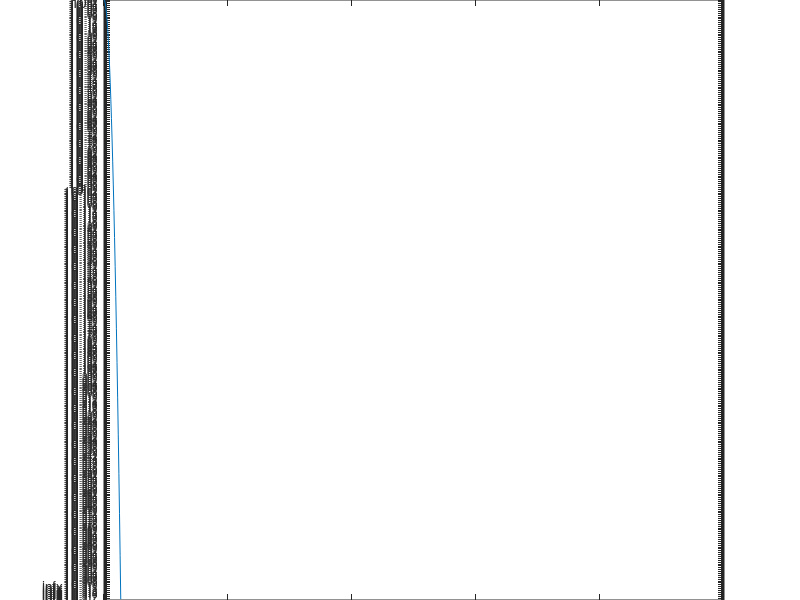
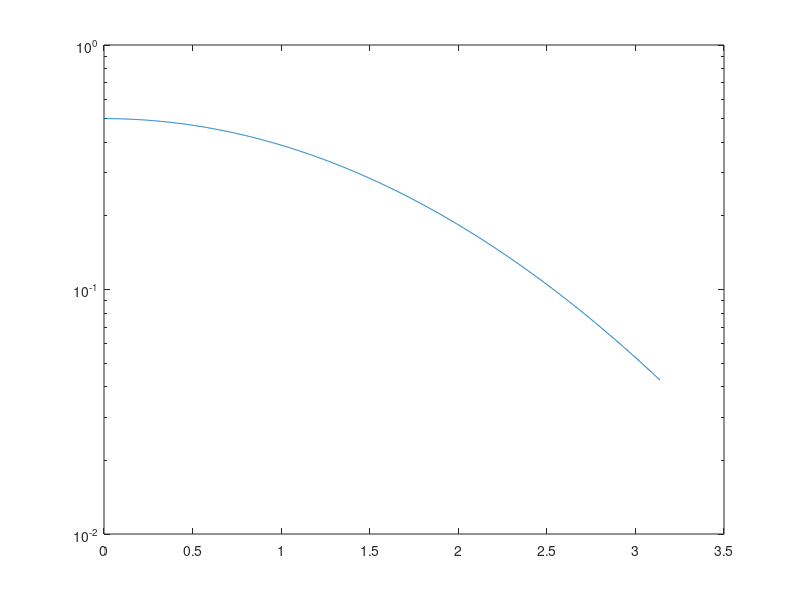

MATLAB code to generate these figures, in order: (Note: this script raises an error after producing the figures.)
clear all; close all; clc

L = 1000

% r      Radial positions [m]          {0:numel(h)-1}
% k      Spatial frequencies [rad/m]   {pi/numel(h)*(0:numel(h)-1)}

r = [0:L-1]
k = [0:L-1] * pi/L;

a = 1;

y = exp(-a * r.^2)

semilogy(r,y)

figure()

Y = 1/(2*a)*exp(-k.^2./(4*a))

semilogy(k,Y)
hold all;


Y2 = ht(y,r,k)

Y3 = spatial_transform(k./(2*pi),y,r,1)

Y4 = abs(besselh(0,y))

semilogy(k,Y2)

semilogy(k,Y3)

semilogy(k,Y4)

legend('theory','online code', 'my code','matlab code?')